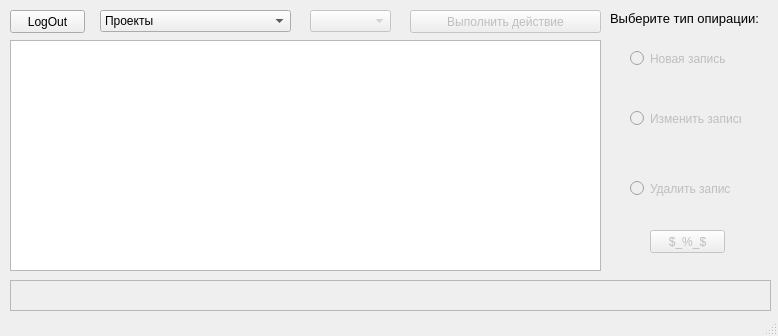
<?xml version="1.0" encoding="UTF-8"?>
<ui version="4.0">
 <class>WindowWorkWithDBTables</class>
 <widget class="QMainWindow" name="WindowWorkWithDBTables">
  <property name="geometry">
   <rect>
    <x>0</x>
    <y>0</y>
    <width>778</width>
    <height>336</height>
   </rect>
  </property>
  <property name="windowTitle">
   <string>SC: Window work with tables</string>
  </property>
  <widget class="QWidget" name="centralwidget">
   <widget class="QComboBox" name="ComboBoxCurrentDBTable">
    <property name="geometry">
     <rect>
      <x>100</x>
      <y>10</y>
      <width>191</width>
      <height>22</height>
     </rect>
    </property>
    <property name="editable">
     <bool>false</bool>
    </property>
    <property name="currentText">
     <string notr="true">Проекты</string>
    </property>
    <item>
     <property name="text">
      <string>Проекты</string>
     </property>
    </item>
    <item>
     <property name="text">
      <string>Договоры</string>
     </property>
    </item>
    <item>
     <property name="text">
      <string>Технические задания</string>
     </property>
    </item>
    <item>
     <property name="text">
      <string>Заказчики</string>
     </property>
    </item>
    <item>
     <property name="text">
      <string>Услуги</string>
     </property>
    </item>
    <item>
     <property name="text">
      <string>Сотрудники</string>
     </property>
    </item>
    <item>
     <property name="text">
      <string>Проектные команды</string>
     </property>
    </item>
    <item>
     <property name="text">
      <string>Аккаунты</string>
     </property>
    </item>
   </widget>
   <widget class="QTableWidget" name="TableWidgetDBTableData">
    <property name="geometry">
     <rect>
      <x>10</x>
      <y>40</y>
      <width>591</width>
      <height>231</height>
     </rect>
    </property>
   </widget>
   <widget class="QPushButton" name="PushButtonLogOut">
    <property name="geometry">
     <rect>
      <x>10</x>
      <y>10</y>
      <width>75</width>
      <height>23</height>
     </rect>
    </property>
    <property name="text">
     <string>LogOut</string>
    </property>
   </widget>
   <widget class="QComboBox" name="ComboBoxIdMutableNote">
    <property name="enabled">
     <bool>false</bool>
    </property>
    <property name="geometry">
     <rect>
      <x>310</x>
      <y>10</y>
      <width>81</width>
      <height>22</height>
     </rect>
    </property>
   </widget>
   <widget class="QPushButton" name="PushButtonDoExtion">
    <property name="enabled">
     <bool>false</bool>
    </property>
    <property name="geometry">
     <rect>
      <x>410</x>
      <y>10</y>
      <width>191</width>
      <height>23</height>
     </rect>
    </property>
    <property name="text">
     <string>Выполнить действие</string>
    </property>
   </widget>
   <widget class="QRadioButton" name="RadioButtonInsertNote">
    <property name="enabled">
     <bool>false</bool>
    </property>
    <property name="geometry">
     <rect>
      <x>630</x>
      <y>50</y>
      <width>101</width>
      <height>17</height>
     </rect>
    </property>
    <property name="text">
     <string>Новая запись</string>
    </property>
   </widget>
   <widget class="QRadioButton" name="RadioButtonEditNote">
    <property name="enabled">
     <bool>false</bool>
    </property>
    <property name="geometry">
     <rect>
      <x>630</x>
      <y>110</y>
      <width>111</width>
      <height>17</height>
     </rect>
    </property>
    <property name="text">
     <string>Изменить запись</string>
    </property>
   </widget>
   <widget class="QRadioButton" name="RadioButtonDeleteNote">
    <property name="enabled">
     <bool>false</bool>
    </property>
    <property name="geometry">
     <rect>
      <x>630</x>
      <y>180</y>
      <width>101</width>
      <height>17</height>
     </rect>
    </property>
    <property name="text">
     <string>Удалить запись</string>
    </property>
   </widget>
   <widget class="QLabel" name="LabelTitleOperations">
    <property name="geometry">
     <rect>
      <x>610</x>
      <y>10</y>
      <width>151</width>
      <height>16</height>
     </rect>
    </property>
    <property name="font">
     <font>
      <pointsize>10</pointsize>
     </font>
    </property>
    <property name="text">
     <string>Выберите тип опирации:</string>
    </property>
   </widget>
   <widget class="QTextEdit" name="TextEditWorkspace">
    <property name="enabled">
     <bool>false</bool>
    </property>
    <property name="geometry">
     <rect>
      <x>10</x>
      <y>280</y>
      <width>761</width>
      <height>31</height>
     </rect>
    </property>
   </widget>
   <widget class="QPushButton" name="PushButtonInsertSeparator">
    <property name="enabled">
     <bool>false</bool>
    </property>
    <property name="geometry">
     <rect>
      <x>650</x>
      <y>230</y>
      <width>75</width>
      <height>23</height>
     </rect>
    </property>
    <property name="text">
     <string>$_%_$</string>
    </property>
   </widget>
  </widget>
  <widget class="QStatusBar" name="statusbar"/>
 </widget>
 <resources/>
 <connections/>
</ui>
